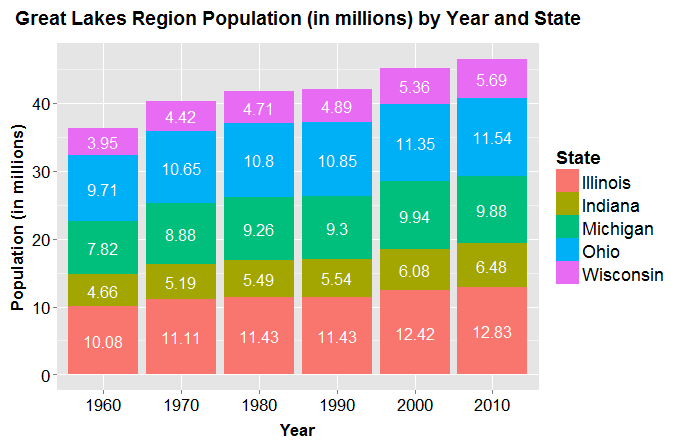

The R source for this figure:
# This script creates a stacked column chart using (a subset of) 'census_data.csv'.

# A description of 'census_data.csv' can be found in 'census_data_scrape_and_process.R'.
# To avoid an overwhelming plot, I will be using a subset of 'census_data.csv' consisting of
# all observations for the 'Great Lakes' region.

# This region is defined by the Bureau of Economic Analysis and can be viewed at the url below:
# https://en.wikipedia.org/wiki/List_of_regions_of_the_United_States

# The 'Great Lakes' region as defined by the Bureau of Economic Analysis contains Wisconsin, Michigan, Illinois, Indiana, and Ohio.

# Load packages.
library(data.table)
library(ggplot2)
library(reshape2)

# Load data.
# Note that the data is located in the 'visualizations' folder, NOT the 'ggplot' folder.
census_data = data.table(read.csv('census_data.csv', 
                                  header = T, 
                                  stringsAsFactors = F, 
                                  check.names = F))

#####
# SUBSET/PROCESS DATA.

  # Remove unneeded column.
  census_data$`Area (sq. miles)` = NULL

  # Define 'Great Lakes' region.
  great_lakes = c('Wisconsin', 'Michigan', 'Illinois', 'Indiana', 'Ohio')
  
  # Subset data.
  census_subset = census_data[Name %in% great_lakes]
  
  # Divide population values by 1000000 for easier graph viewing.
  census_subset$`1960` = census_subset$`1960` / 1000000
  census_subset$`1970` = census_subset$`1970` / 1000000
  census_subset$`1980` = census_subset$`1980` / 1000000
  census_subset$`1990` = census_subset$`1990` / 1000000
  census_subset$`2000` = census_subset$`2000` / 1000000
  census_subset$`2010` = census_subset$`2010` / 1000000

  # Melt 'census_subset' to allow stacked bar graph.
  census_subset = melt(census_subset, 
                       id = 'Name')
  
  # Rename columns of 'census_data'.
  setnames(census_subset, 
           names(census_subset), 
           c('State', 'Year', 'Population'))
  
  # Specify y-coordinates for label positions.
    
    # Sort 'census_subset' by  'Year' and then 'State'.
    # This puts the 'State' data for each year in the same order as it will be plotted in.
    census_subset = census_subset[order(Year, State)]
    
    # Keep track of cumulative population by 'Year'.
    census_subset[, sum := cumsum(Population), by = 'Year']
    
    # Create 'y_coordinate' column for each observation's label.
    census_subset$y_coordinate = ((2 * census_subset$sum) - census_subset$Population) / 2
  
#####
# Create plot.
ggplot(data = census_subset, 
       aes(x = Year, 
           y = Population, 
           fill = State, 
           order = State)) +
    geom_bar(stat = 'identity') +
    geom_text(aes(label = round(census_subset$Population, 2), 
                  x = Year,  
                  y = y_coordinate), 
              size = 5.5, 
              color = 'white') +
    theme(axis.text.x =  element_text(color = 'black', 
                                      size = 17), 
          axis.text.y = element_text(color = 'black', 
                                     size = 17), 
          axis.title.x = element_text(face = 'bold', 
                                    size = 17, 
                                    vjust = -0.25), 
         axis.title.y = element_text(face = 'bold', 
                                    size = 17, 
                                    vjust = 1), 
         plot.title = element_text(face = 'bold',
                                  size = 19, 
                                  vjust = 2), 
         legend.title = element_text(size = 18), 
         legend.text = element_text(size = 18)) +
    ggtitle('Great Lakes Region Population (in millions) by Year and State') +
    xlab('Year') +
    ylab('Population (in millions)')
